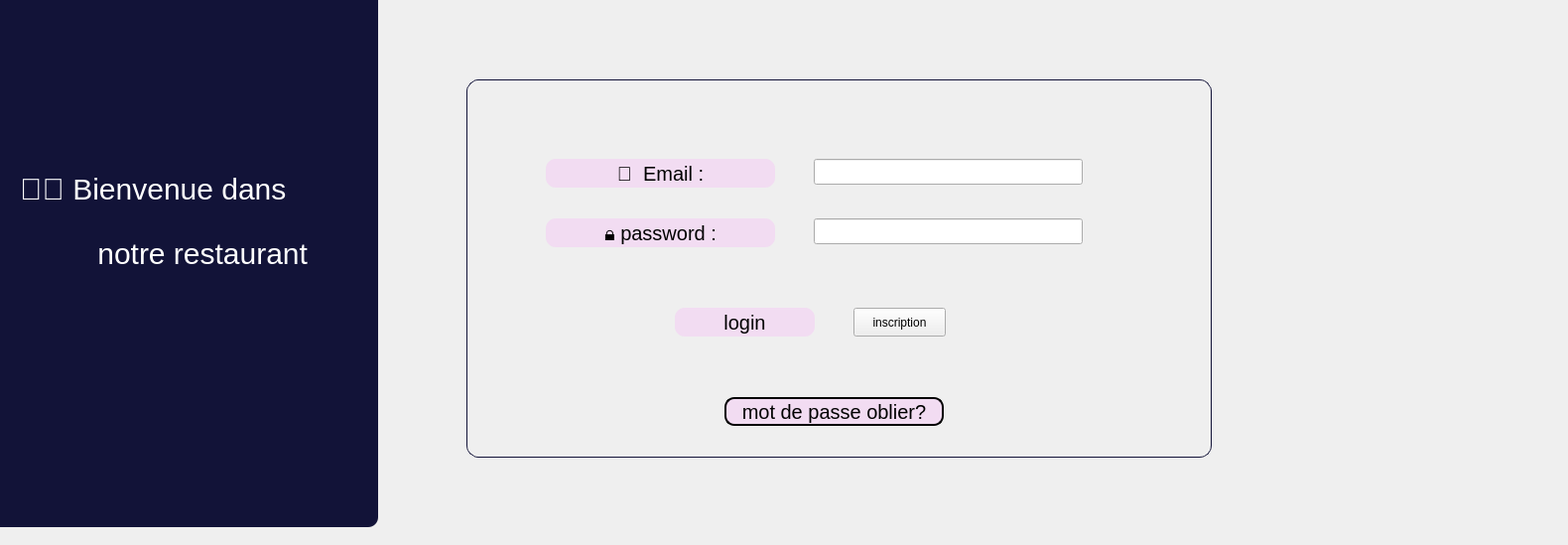
<?xml version="1.0" encoding="UTF-8"?>
<ui version="4.0">
 <class>connexion</class>
 <widget class="QDialog" name="connexion">
  <property name="geometry">
   <rect>
    <x>0</x>
    <y>0</y>
    <width>1580</width>
    <height>549</height>
   </rect>
  </property>
  <property name="windowTitle">
   <string>Dialog</string>
  </property>
  <widget class="QFrame" name="frame">
   <property name="geometry">
    <rect>
     <x>470</x>
     <y>80</y>
     <width>751</width>
     <height>381</height>
    </rect>
   </property>
   <property name="styleSheet">
    <string notr="true">QFrame{
border: 10px   solid  rgba(248, 175, 248, 0.308); 
}
QFrame {

border:1px solid rgb(18, 19, 56);
    border-radius: 12px;
    padding: 15px;
    box-shadow: 0 4px 6px rgba(0, 0, 0, 0.1);
    transition: transform 0.2s, box-shadow 0.2s;
}

QFrame:hover {
    transform: translateY(-2px);
    box-shadow: 0 6px 12px rgba(0, 0, 0, 0.15);
}</string>
   </property>
   <property name="frameShape">
    <enum>QFrame::Shape::StyledPanel</enum>
   </property>
   <property name="frameShadow">
    <enum>QFrame::Shadow::Raised</enum>
   </property>
   <widget class="QPushButton" name="pushButton_5">
    <property name="geometry">
     <rect>
      <x>260</x>
      <y>320</y>
      <width>221</width>
      <height>29</height>
     </rect>
    </property>
    <property name="styleSheet">
     <string notr="true"> QPushButton {
     background-color: rgba(248, 175, 248, 0.308) ; 
       color: #0000;              
       border: 2px   solid;           
       text-align: center;       
        font-size: 20px;   
   border-radius: 10px;
   
    
}</string>
    </property>
    <property name="text">
     <string>mot de passe oblier?</string>
    </property>
   </widget>
   <widget class="QPushButton" name="pushButton_4">
    <property name="geometry">
     <rect>
      <x>210</x>
      <y>230</y>
      <width>141</width>
      <height>29</height>
     </rect>
    </property>
    <property name="styleSheet">
     <string notr="true"> QPushButton {
     background-color: rgba(248, 175, 248, 0.308) ; 
       color: #0000;              
                 
       text-align: center;       
        font-size: 20px;   
   border-radius: 10px;
   
    
}</string>
    </property>
    <property name="text">
     <string>login</string>
    </property>
   </widget>
   <widget class="QPushButton" name="pushButton_2">
    <property name="geometry">
     <rect>
      <x>80</x>
      <y>80</y>
      <width>231</width>
      <height>29</height>
     </rect>
    </property>
    <property name="styleSheet">
     <string notr="true"> QPushButton {
     background-color: rgba(248, 175, 248, 0.308) ; 
       color: #0000;              
       border: none  solid;           
       text-align: center;       
        font-size: 20px;   
   border-radius: 10px;
   
    
}</string>
    </property>
    <property name="text">
     <string>📧  Email :</string>
    </property>
   </widget>
   <widget class="QPushButton" name="pushButton_6">
    <property name="geometry">
     <rect>
      <x>390</x>
      <y>230</y>
      <width>93</width>
      <height>29</height>
     </rect>
    </property>
    <property name="text">
     <string>inscription</string>
    </property>
   </widget>
   <widget class="QPushButton" name="pushButton_3">
    <property name="geometry">
     <rect>
      <x>80</x>
      <y>140</y>
      <width>231</width>
      <height>29</height>
     </rect>
    </property>
    <property name="styleSheet">
     <string notr="true"> QPushButton {
     background-color: rgba(248, 175, 248, 0.308) ; 
       color: #0000;              
       border: none   solid;           
       text-align: center;       
        font-size: 20px;   
   border-radius: 10px;
   
    
}</string>
    </property>
    <property name="text">
     <string>🔒 password :</string>
    </property>
   </widget>
   <widget class="QLineEdit" name="lineEdit_2">
    <property name="geometry">
     <rect>
      <x>350</x>
      <y>140</y>
      <width>271</width>
      <height>26</height>
     </rect>
    </property>
   </widget>
   <widget class="QLineEdit" name="lineEdit">
    <property name="geometry">
     <rect>
      <x>350</x>
      <y>80</y>
      <width>271</width>
      <height>26</height>
     </rect>
    </property>
    <property name="text">
     <string/>
    </property>
   </widget>
  </widget>
  <widget class="QFrame" name="frame_2">
   <property name="geometry">
    <rect>
     <x>-10</x>
     <y>-10</y>
     <width>391</width>
     <height>541</height>
    </rect>
   </property>
   <property name="styleSheet">
    <string notr="true">QFrame{
background-color:rgb(18, 19, 56);
  border-radius: 10px;

}</string>
   </property>
   <property name="frameShape">
    <enum>QFrame::Shape::StyledPanel</enum>
   </property>
   <property name="frameShadow">
    <enum>QFrame::Shadow::Raised</enum>
   </property>
   <widget class="QLabel" name="label_2">
    <property name="geometry">
     <rect>
      <x>100</x>
      <y>240</y>
      <width>231</width>
      <height>51</height>
     </rect>
    </property>
    <property name="styleSheet">
     <string notr="true">QLabel{
font-size:30px;
color:#fff;
}</string>
    </property>
    <property name="text">
     <string> notre restaurant</string>
    </property>
   </widget>
   <widget class="QLabel" name="label">
    <property name="geometry">
     <rect>
      <x>30</x>
      <y>180</y>
      <width>331</width>
      <height>41</height>
     </rect>
    </property>
    <property name="styleSheet">
     <string notr="true">QLabel{
font-size:30px;
color:#fff;
}</string>
    </property>
    <property name="text">
     <string>🍕🍝 Bienvenue dans</string>
    </property>
   </widget>
  </widget>
 </widget>
 <resources/>
 <connections/>
</ui>
